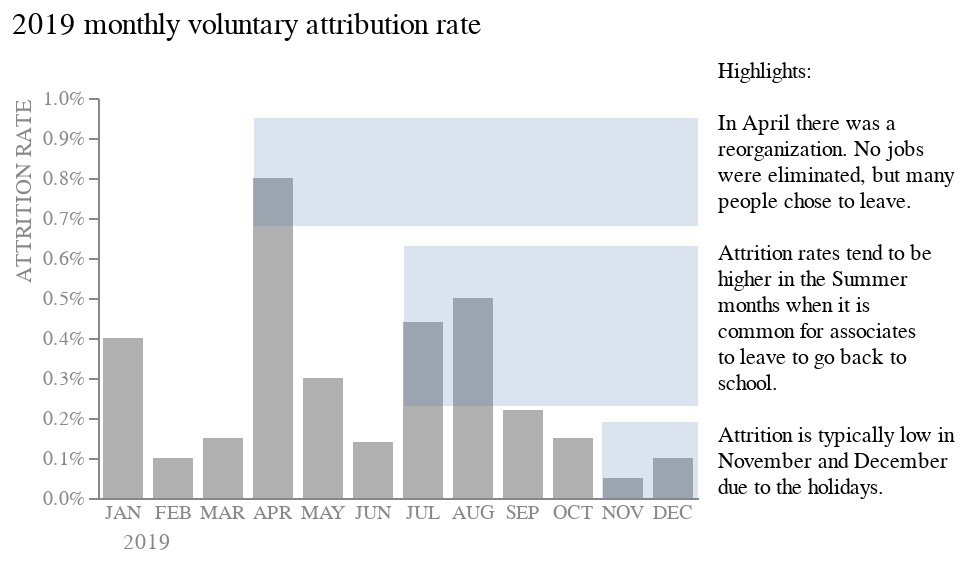

Notebook code cell kept with this figure:
### Markdown cell above
![Alt text](\Images\3_2d.png)

### Code cell
# ValueError: Concatenated charts cannot be layered. Instead, layer the charts before concatenating.

text_enclosure = alt.Chart(
    {"values": [{"text":  ['Highlights:', 
         ' ',
         'In April there was a', 'reorganization. No jobs', 'were eliminated, but many', 'people chose to leave.', 
         ' ',
         'Attrition rates tend to be', 'higher in the Summer',  'months when it is', 
         'common for associates',
         'to leave to go back to', 
         'school.',
         ' ',
         'Attrition is typically low in', 'November and December', 'due to the holidays.']}]}
).mark_text(size = 11, align = "left", dx = 160, dy = -113).encode(
    text = "text:N"
)

rect_nov_dec = alt.Chart(pd.DataFrame({'y': [0], 'y2':[0.0019], 'x': [10], 'x2': [8.4] })).mark_rect(opacity = 0.2).encode(
   y = 'y', y2 = 'y2', x = alt.X('x', axis = None), x2 = 'x2'
)

rect_summer = alt.Chart(pd.DataFrame({'y': [0.0023], 'y2':[0.0063], 'x': [10], 'x2': [5.1] })).mark_rect(opacity = 0.2).encode(
   y = 'y', y2 = 'y2', x = alt.X('x', axis = None), x2 = 'x2'
)

rect_april = alt.Chart(pd.DataFrame({'y': [0.0068], 'y2':[0.0095], 'x': [10], 'x2': [2.6] })).mark_rect(opacity = 0.2).encode(
   y = 'y', y2 = 'y2', x = alt.X('x', axis = None), x2 = 'x2'
)

graph = (bar + text_enclosure).configure_view(stroke = None)

graph + rect_nov_dec + rect_summer + rect_april

### Figure 1 — Vega-Lite specification as saved in the notebook (floating-point values rounded to 4 significant figures)
{"config": {"view": {"continuousWidth": 300, "continuousHeight": 300, "stroke": null}}, "layer": [{"data": {"name": "data-0f748d12b71fa1969f524ef0b4d050d0"}, "mark": {"type": "bar", "color": "#b0b0b0", "size": 20}, "encoding": {"x": {"axis": {"labelAngle": 0, "labelColor": "#888888", "ticks": false, "titleAnchor": "start", "titleColor": "#888888", "titleFontWeight": "normal", "titleX": 12}, "field": "Date", "sort": null, "title": "2019", "type": "nominal"}, "y": {"axis": {"format": "%", "grid": false, "labelColor": "#888888", "tickCount": 10, "titleAnchor": "end", "titleColor": "#888888", "titleFontWeight": "normal"}, "field": "Rate", "scale": {"domain": [0, 0.01]}, "title": "ATTRITION RATE", "type": "quantitative"}}, "title": {"text": "2019 monthly voluntary attribution rate", "anchor": "start", "fontSize": 15, "fontWeight": "normal", "offset": 10}}, {"data": {"name": "data-c2d1f9b053875a01285743790ea52a99"}, "mark": {"type": "text", "align": "left", "dx": 160, "dy": -113, "size": 11}, "encoding": {"text": {"field": "text", "type": "nominal"}}}, {"data": {"name": "data-230ce528c836f5854dc0853798cd05e3"}, "mark": {"type": "rect", "opacity": 0.2}, "encoding": {"x": {"axis": null, "field": "x", "type": "quantitative"}, "x2": {"field": "x2"}, "y": {"field": "y", "type": "quantitative"}, "y2": {"field": "y2"}}}, {"data": {"name": "data-a38ac05592537fcdcb85945b263fa707"}, "mark": {"type": "rect", "opacity": 0.2}, "encoding": {"x": {"axis": null, "field": "x", "type": "quantitative"}, "x2": {"field": "x2"}, "y": {"field": "y", "type": "quantitative"}, "y2": {"field": "y2"}}}, {"data": {"name": "data-e9eddaccc3eb941d707590eb1ccec00a"}, "mark": {"type": "rect", "opacity": 0.2}, "encoding": {"x": {"axis": null, "field": "x", "type": "quantitative"}, "x2": {"field": "x2"}, "y": {"field": "y", "type": "quantitative"}, "y2": {"field": "y2"}}}], "height": 200, "width": 300, "$schema": "https://vega.github.io/schema/vega-lite/v5.15.1.json", "datasets": {"data-0f748d12b71fa1969f524ef0b4d050d0": [{"Date": "JAN", "Rate": 0.004, "# exits": 120}, {"Date": "FEB", "Rate": 0.001, "# exits": 30}, {"Date": "MAR", "Rate": 0.0015, "# exits": 45}, {"Date": "APR", "Rate": 0.008, "# exits": 240}, {"Date": "MAY", "Rate": 0.003, "# exits": 90}, {"Date": "JUN", "Rate": 0.0014, "# exits": 42}, {"Date": "JUL", "Rate": 0.0044, "# exits": 132}, {"Date": "AUG", "Rate": 0.005, "# exits": 150}, {"Date": "SEP", "Rate": 0.0022, "# exits": 66}, {"Date": "OCT", "Rate": 0.0015, "# exits": 45}, {"Date": "NOV", "Rate": 0.0005, "# exits": 15}, {"Date": "DEC", "Rate": 0.001, "# exits": 30}], "data-c2d1f9b053875a01285743790ea52a99": [{"text": ["Highlights:", " ", "In April there was a", "reorganization. No jobs", "were eliminated, but many", "people chose to leave.", " ", "Attrition rates tend to be", "higher in the Summer", "months when it is", "common for associates", "to leave to go back to", "school.", " ", "Attrition is typically low in", "November and December", "due to the holidays."]}], "data-230ce528c836f5854dc0853798cd05e3": [{"y": 0, "y2": 0.0019, "x": 10, "x2": 8.4}], "data-a38ac05592537fcdcb85945b263fa707": [{"y": 0.0023, "y2": 0.0063, "x": 10, "x2": 5.1}], "data-e9eddaccc3eb941d707590eb1ccec00a": [{"y": 0.0068, "y2": 0.0095, "x": 10, "x2": 2.6}]}}
